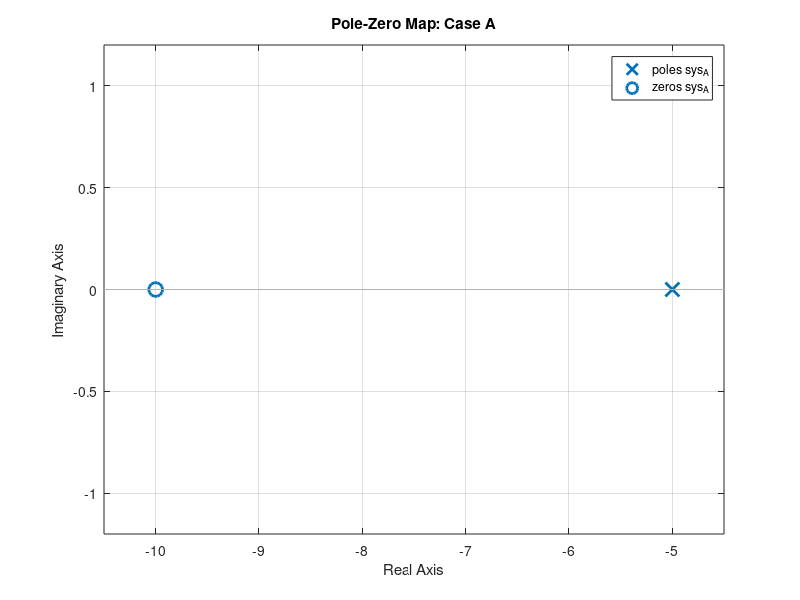
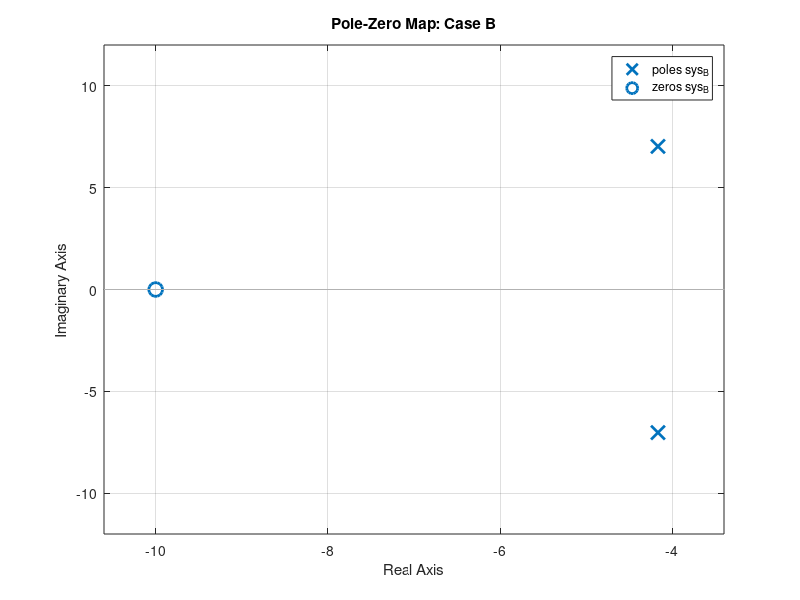
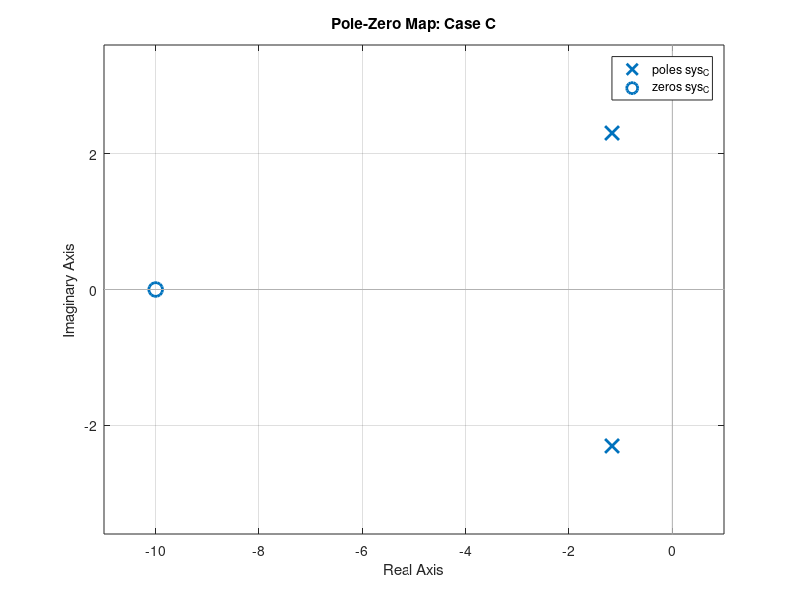
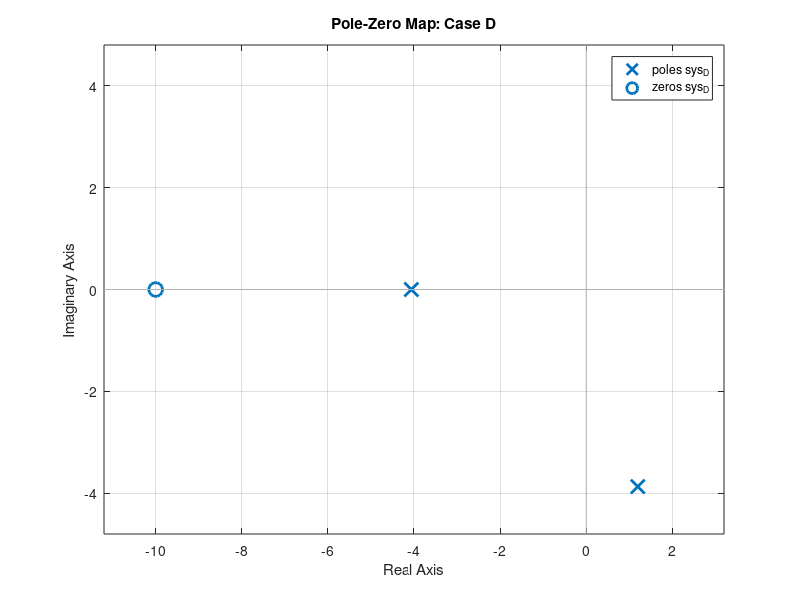

Here is the MATLAB script that generated these plots, in order:
% System parameters (Table 1)
kt = 2;
J  = 3;
b  = 5;
kp = 10;
kd = 1;
ki = 100;

num_A = [kd*kt kp*kt];
den_A = [J+kd*kt b+kp*kt];
sys_A = tf(num_A, den_A)

num_B = [kp*kt ki*kt];
den_B = [J b+kp*kt ki*kt];
sys_B = tf(num_B, den_B)

num_C = [kd*kt kp*kt];
den_C = [J b+kd*kt kp*kt];
sys_C = tf(num_C, den_C)

num_D = [kp*kt ki*kt];
den_D = [J b kp*kt ki*kt];
sys_D = tf(num_D, den_D)


figure(1); pzmap(sys_A); title('Pole-Zero Map: Case A')
figure(2); pzmap(sys_B); title('Pole-Zero Map: Case B')
figure(3); pzmap(sys_C); title('Pole-Zero Map: Case C')
figure(4); pzmap(sys_D); title('Pole-Zero Map: Case D')
